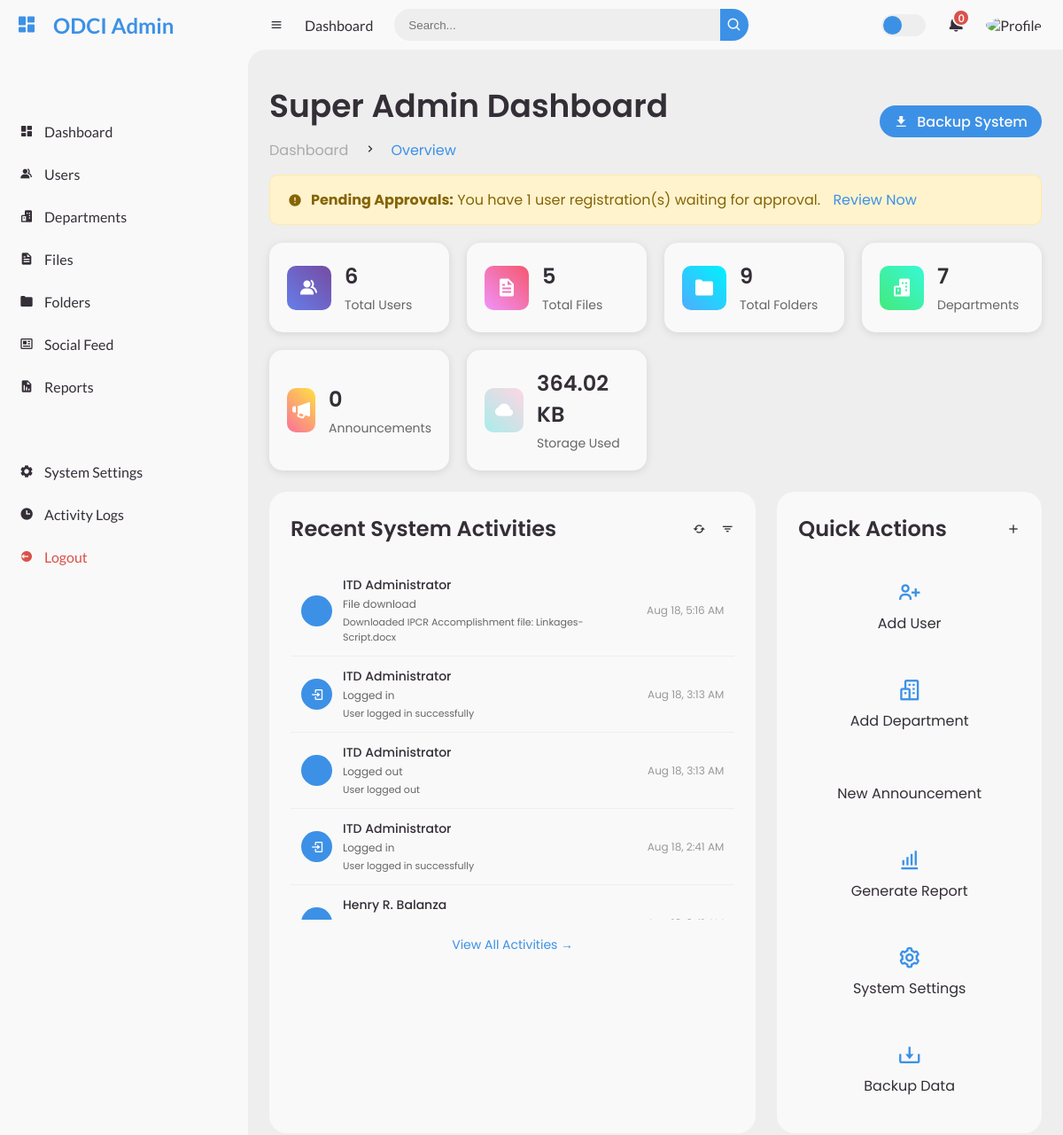
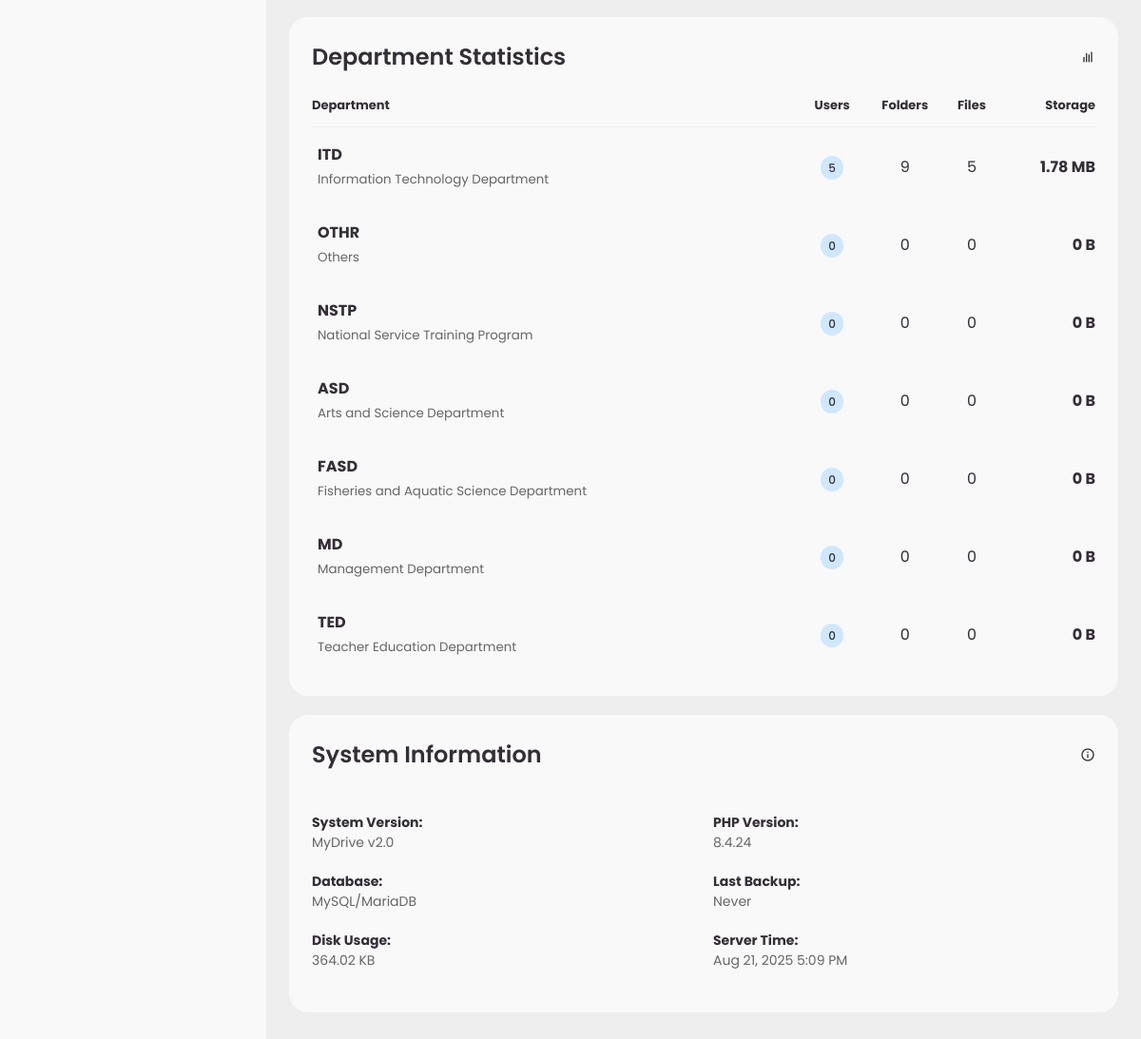
The page /roles/superadmin/dashboard.php (signed in) on the database its author committed (2 pictures, top to bottom).
### tables this page shows
CREATE TABLE `activity_logs` (
  `id` int(11) NOT NULL,
  `user_id` int(11) DEFAULT NULL,
  `action` varchar(100) NOT NULL,
  `resource_type` enum('file','folder','user','announcement','department','system') NOT NULL,
  `resource_id` int(11) DEFAULT NULL,
  `description` text DEFAULT NULL,
  `metadata` longtext DEFAULT NULL CHECK (json_valid(`metadata`)),
  `ip_address` varchar(45) DEFAULT NULL,
  `user_agent` text DEFAULT NULL,
  `created_at` datetime DEFAULT current_timestamp()
);

CREATE TABLE `users` (
  `id` int(11) NOT NULL,
  `username` varchar(50) NOT NULL,
  `email` varchar(255) NOT NULL,
  `password` varchar(255) NOT NULL,
  `role` enum('admin','user','super_admin') NOT NULL DEFAULT 'user',
  `is_approved` tinyint(1) NOT NULL DEFAULT 0,
  `name` varchar(100) NOT NULL,
  `mi` varchar(5) DEFAULT NULL,
  `surname` varchar(100) NOT NULL,
  `employee_id` varchar(20) DEFAULT NULL,
  `position` varchar(100) DEFAULT NULL,
  `department_id` int(11) DEFAULT NULL,
  `is_restricted` tinyint(1) DEFAULT 0,
  `profile_image` varchar(255) DEFAULT NULL,
  `phone` varchar(20) DEFAULT NULL,
  `address` text DEFAULT NULL,
  `date_of_birth` date DEFAULT NULL,
  `hire_date` date DEFAULT NULL,
  `last_login` datetime DEFAULT NULL,
  `failed_login_attempts` int(11) DEFAULT 0,
  `account_locked_until` datetime DEFAULT NULL,
  `email_verified` tinyint(1) DEFAULT 0,
  `email_verification_token` varchar(255) DEFAULT NULL,
  `password_reset_token` varchar(255) DEFAULT NULL,
  `password_reset_expires` datetime DEFAULT NULL,
  `created_at` datetime DEFAULT current_timestamp(),
  `updated_at` datetime DEFAULT current_timestamp() ON UPDATE current_timestamp(),
  `created_by` int(11) DEFAULT NULL,
  `approved_by` int(11) DEFAULT NULL,
  `approved_at` datetime DEFAULT NULL
);

### roles/superadmin/dashboard.php (the view, shortened to what the rows shown need)
<?php include 'assets/script/dashboard-script.php'; ?>
<!DOCTYPE html>
<html lang="en">
<head>
    <link href='https://unpkg.com/boxicons@2.0.9/css/boxicons.min.css' rel='stylesheet'>
    <link rel="stylesheet" href="assets/css/style.css">
</head>
<body>
    <section id="content">
        <main>
            <div class="head-title">
                <div class="left">
                    <h1>Super Admin Dashboard</h1>
                </div>
            </div>
            <div class="table-data">
                <div class="order" style="flex: 2;">
                    <div style="max-height: 400px; overflow-y: auto;">
                        <?php if (!empty($stats['recent_activities'])): ?>
                            <?php foreach ($stats['recent_activities'] as $activity): ?>
                                <div class="activity-item">
                                    <div class="activity-icon">
                                        <?php
                                        $icons = [
                                            'login' => 'bx-log-in',
                                            'upload_file' => 'bx-upload',
                                            'create_folder' => 'bx-folder-plus',
                                            'approve_user' => 'bx-check',
                                            'create_announcement' => 'bx-megaphone',
                                            'delete_file' => 'bx-trash'
                                        ];
                                        $icon = $icons[$activity['action']] ?? 'bx-activity';
                                        ?>
                                        <i class='bx <?php echo $icon; ?>'></i>
                                    </div>
                                    <div class="activity-content">
                                        <h4>
                                            <?php
                                            if ($activity['name']) {
                                                echo htmlspecialchars($activity['name'] . ' ' . ($activity['mi'] ? $activity['mi'] . '. ' : '') . $activity['surname']);
                                            } else {
                                                echo 'System';
                                            }
                                            ?>
                                        </h4>
                                        <p><?php echo getActionText($activity['action']); ?></p>
                                        <?php if ($activity['description']): ?>
                                            <p style="margin-top: 3px; font-size: 11px;">
                                                <?php echo htmlspecialchars($activity['description']); ?></p>
                                        <?php endif; ?>
                                    </div>
                                    <div class="activity-time">
                                        <?php echo date('M j, g:i A', strtotime($activity['created_at'])); ?>
                                    </div>
                                </div>
                            <?php endforeach; ?>
                        <?php endif; ?>
                    </div>
                </div>
            </div>
            <div class="table-data" style="margin-top: 20px;">
                <div class="order" style="flex: 1;">
                    <?php if (!empty($stats['department_stats'])): ?>
                        <table style="width: 100%;">
                            <thead>
                                <tr>
                                    <th style="text-align: left;">Department</th>
                                    <th style="text-align: center;">Users</th>
                                    <th style="text-align: center;">Folders</th>
                                    <th style="text-align: center;">Files</th>
                                    <th style="text-align: right;">Storage</th>
                                </tr>
                            </thead>
                        </table>
                    <?php endif; ?>
                </div>
            </div>
        </main>
    </section>
</body>
</html>

### rows shown on the page
activity_logs: user.surname "ITD Administrator", action "File download", description "Downloaded IPCR Accomplishment file: Linkages-Script.docx", created_at "Aug 18, 5:16 AM"
activity_logs: user.surname "ITD Administrator", action "Logged in", description "User logged in successfully", created_at "Aug 18, 3:13 AM"
activity_logs: user.surname "ITD Administrator", action "Logged out", description "User logged out", created_at "Aug 18, 3:13 AM"
activity_logs: user.surname "ITD Administrator", action "Logged in", description "User logged in successfully", created_at "Aug 18, 2:41 AM"
activity_logs: user.surname "Henry R. Balanza"

### other values the page prints
$stats['pending_users'] "1"
$stats['total_users'] "6"
$stats['total_files'] "5"
$stats['total_folders'] "9"
$stats['total_departments'] "7"
$stats['total_announcements'] "0"
formatFileSize($stats['storage_used']) "364.02 KB"
$dept['department_code'] "ITD"
$dept['department_name'] "Information Technology Department"
$dept['user_count'] "5"
$dept['folder_count'] "9"
$dept['file_count'] "5"
formatFileSize($dept['total_size']) "1.78 MB"
$dept['department_code'] "OTHR"
$dept['department_name'] "Others"
